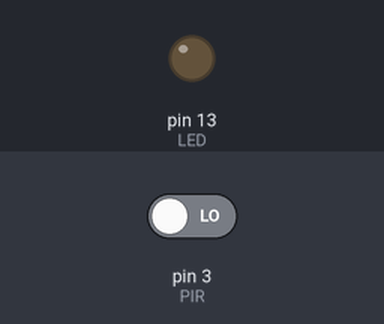
Bench run of a sketch on a simulated Arduino Uno, built with avr-gcc and run on an emulated ATmega328P. Shown: output pins drawn as LEDs (lit = HIGH). Inputs (shaded band) come from the test bench; at power-on: pin 3 (PIR) LOW.

Above: at 1.2 s.
1.3 s: pin 3 (PIR) driven HIGH
At 1.9 s:
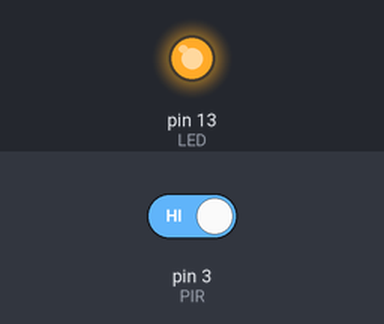
Timing chart, 0 to 4.3 s (numbered marks = the images above; inputs shaded):
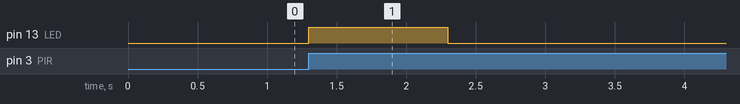

Measured:
- after the input at 1.3 s, pin 13 (LED): LOW → HIGH at once, → LOW 1.0 s later

The sketch:

PIR_sensor_test_interrupt.ino
```cpp
/**
This sketch is to test using a PIR sensor with an interrupt rather than through polling.
Since it uses the Arduino's external interrupts, it requires that the pin used be the
one specified (3).
*/

const unsigned int LED = 13;                // choose the pin for the LED
const unsigned int PIR = 3;               // choose the input pin (for PIR sensor)

int pir_state = LOW;             // we start, assuming no motion detected

volatile bool motion_flag = false; //Flag to let the Arduino know that motion has been detected

void setup()
{
  pinMode(LED, OUTPUT);      // declare LED as output
  pinMode(PIR, INPUT);     // declare sensor as input

  attachInterrupt(1, pir_interrupt, RISING);//attach interrupt 1 (pin 3)
}

void loop()
{
  if (motion_flag)
  {
    delay(1000);
    digitalWrite(LED, LOW);
    motion_flag = false;
  }
}

void pir_interrupt(void)
{
  if (motion_flag == false)
  {
    digitalWrite(LED, HIGH);
    motion_flag = true;
  }
  //ignore motion unless it is new to us
}
```
